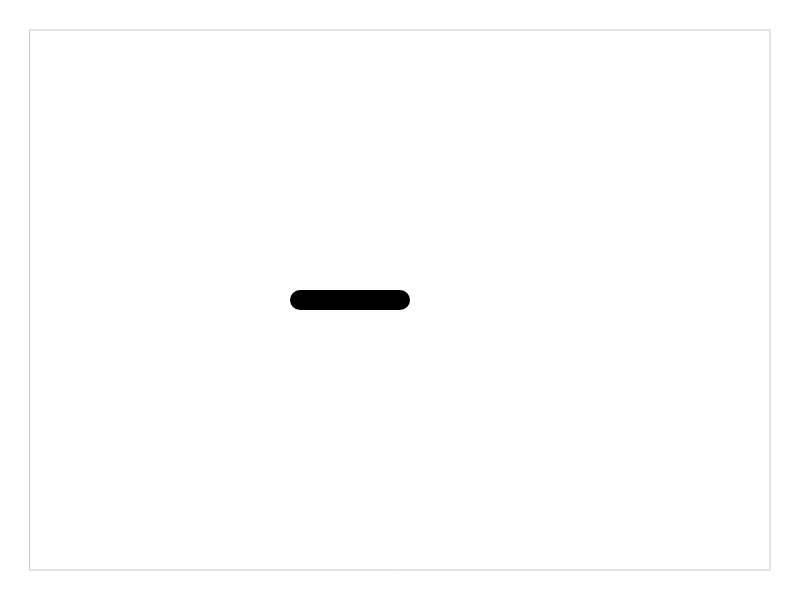
Frame 1 (no input)
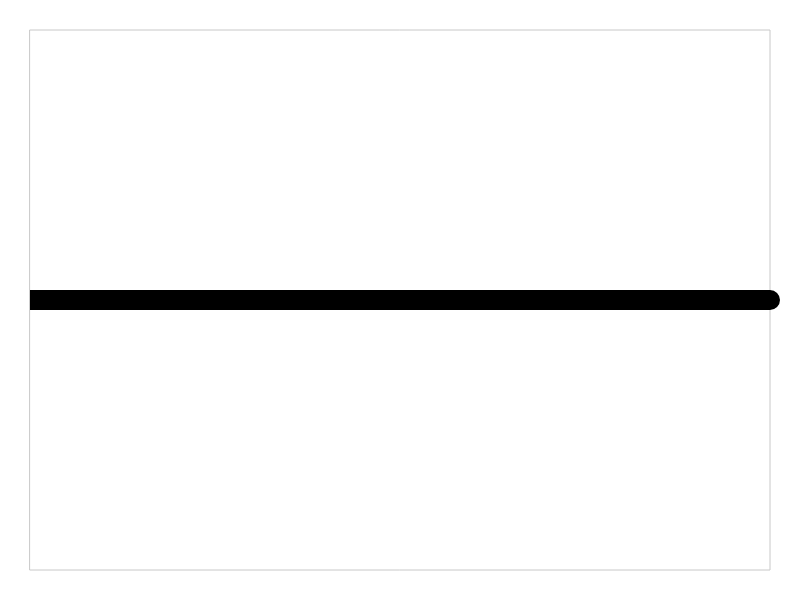
Frame 60 (no input)
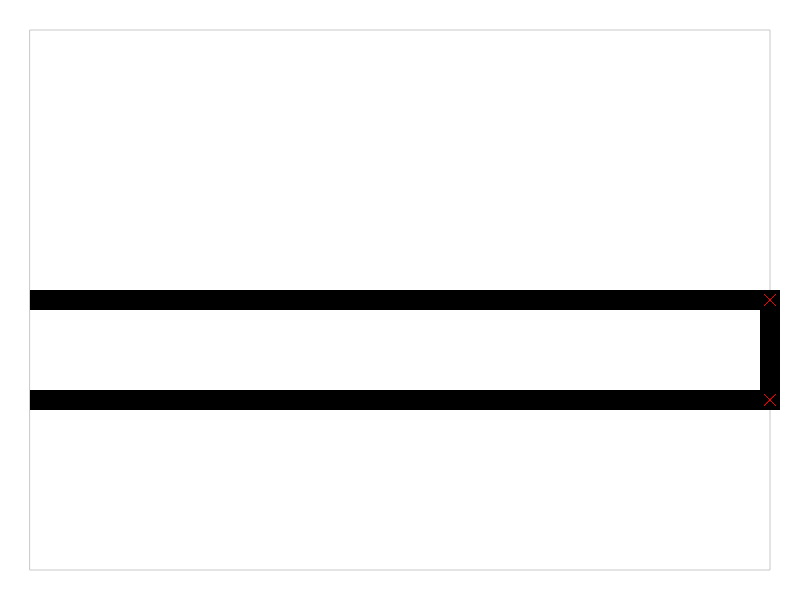
Frame 120 (the mouse pressed at the canvas centre since frame 60)

The p5.js sketch that drew these frames (run headless with seeded random() and noise() and a simulated clock; from frame 60 on, the mouse is pressed at the canvas centre):

// p5.js sketch
// ── sketch.js
let snakes = [];
const MIN_THICKNESS = 10;
const INITIAL_THICKNESS = 20;
const INITIAL_LENGTH = 500;
const SPEED = 100;
const DIRECTION_CHANGE_INTERVAL = 1000;
const SPLIT_DELAY = 1000;
const BOUNDARY_MARGIN = 30;

const DIRECTIONS = [
  { x: 1, y: 0 }, { x: 0, y: 1 }, 
  { x: -1, y: 0 }, { x: 0, y: -1 }
];

class Snake {
  constructor(x, y, dirIndex, length, thickness) {
    this.points = [{x, y}];
    this.dirIndex = dirIndex;
    this.thickness = thickness;
    this.length = length;
    this.markedForSplit = null;
    this.intersectionPoints = [];
    this.lastDirectionChange = millis();
  }

  move() {
    if (millis() - this.lastDirectionChange > DIRECTION_CHANGE_INTERVAL) {
      this.dirIndex = (this.dirIndex + (Math.random() < 0.5 ? 1 : -1)) & 3;
      this.lastDirectionChange = millis();
    }

    let newX = this.points[0].x + DIRECTIONS[this.dirIndex].x * SPEED;
    let newY = this.points[0].y + DIRECTIONS[this.dirIndex].y * SPEED;

    // Boundary check with margin
    newX = constrain(newX, BOUNDARY_MARGIN, width - BOUNDARY_MARGIN);
    newY = constrain(newY, BOUNDARY_MARGIN, height - BOUNDARY_MARGIN);

    // Change direction if hitting boundary
    if (newX <= BOUNDARY_MARGIN || newX >= width - BOUNDARY_MARGIN) {
      this.dirIndex = this.dirIndex === 0 ? 2 : 0;
    }
    if (newY <= BOUNDARY_MARGIN || newY >= height - BOUNDARY_MARGIN) {
      this.dirIndex = this.dirIndex === 1 ? 3 : 1;
    }

    this.points.unshift({x: newX, y: newY});
    if (this.points.length > this.length) {
      this.points.pop();
    }
  }

  checkIntersection(otherSnake) {
    if (this.thickness <= MIN_THICKNESS) return null;
    
    for (let i = 1; i < this.points.length; i++) {
      const p1 = this.points[i-1];
      const p2 = this.points[i];
      
      for (let j = 1; j < otherSnake.points.length; j++) {
        const p3 = otherSnake.points[j-1];
        const p4 = otherSnake.points[j];
        
        const intersection = getIntersection(p1, p2, p3, p4);
        if (intersection && 
            (this !== otherSnake || j < i - 10)) {
          return intersection;
        }
      }
    }
    return null;
  }

  draw() {
    strokeWeight(this.thickness);
    stroke(0);
    noFill();
    beginShape();
    for (const p of this.points) {
      vertex(p.x, p.y);
    }
    endShape();
    
    strokeWeight(1);
    stroke(255, 0, 0);
    for (const point of this.intersectionPoints) {
      push();
      translate(point.x, point.y);
      line(-5, -5, 5, 5);
      line(-5, 5, 5, -5);
      pop();
    }
  }
}

function getIntersection(p1, p2, p3, p4) {
  const denominator = (p4.y - p3.y) * (p2.x - p1.x) - (p4.x - p3.x) * (p2.y - p1.y);
  if (denominator === 0) return null;
  
  const ua = ((p4.x - p3.x) * (p1.y - p3.y) - (p4.y - p3.y) * (p1.x - p3.x)) / denominator;
  const ub = ((p2.x - p1.x) * (p1.y - p3.y) - (p2.y - p1.y) * (p1.x - p3.x)) / denominator;
  
  if (ua < 0 || ua > 1 || ub < 0 || ub > 1) return null;
  
  return {
    x: p1.x + ua * (p2.x - p1.x),
    y: p1.y + ua * (p2.y - p1.y)
  };
}

function splitSnake(snake, intersection) {
  const newThickness = snake.thickness * 0.8;
  if (newThickness < MIN_THICKNESS) return;
  
  let splitIndex = 0;
  let minDist = Infinity;
  
  for (let i = 0; i < snake.points.length; i++) {
    const dist = Math.hypot(
      snake.points[i].x - intersection.x,
      snake.points[i].y - intersection.y
    );
    if (dist < minDist) {
      minDist = dist;
      splitIndex = i;
    }
  }
  
  const snake1Points = snake.points.slice(0, splitIndex);
  const snake2Points = snake.points.slice(splitIndex);
  
  const snake1 = new Snake(
    snake1Points[0].x,
    snake1Points[0].y,
    snake.dirIndex,
    snake1Points.length,
    newThickness
  );
  snake1.points = snake1Points;
  
  const snake2 = new Snake(
    snake2Points[0].x,
    snake2Points[0].y,
    (snake.dirIndex + 2) & 3,
    snake2Points.length,
    newThickness
  );
  snake2.points = snake2Points;
  
  snakes = snakes.filter(s => s !== snake);
  snakes.push(snake1, snake2);
}

function setup() {
  createCanvas(800, 600);
  background(255);
  
  snakes.push(new Snake(
    width/2,
    height/2,
    floor(random(4)),
    INITIAL_LENGTH,
    INITIAL_THICKNESS
  ));
}

function draw() {
  background(255);
  
  // Draw boundary
  noFill();
  strokeWeight(1);
  stroke(200);
  rect(BOUNDARY_MARGIN, BOUNDARY_MARGIN, 
       width - 2 * BOUNDARY_MARGIN, 
       height - 2 * BOUNDARY_MARGIN);
  
  for (const snake of snakes) {
    snake.move();
    
    for (const otherSnake of snakes) {
      const intersection = snake.checkIntersection(otherSnake);
      if (intersection) {
        snake.intersectionPoints.push(intersection);
        if (!snake.markedForSplit) {
          snake.markedForSplit = {
            time: millis(),
            point: intersection
          };
        }
      }
    }
    
    if (snake.markedForSplit && 
        millis() - snake.markedForSplit.time > SPLIT_DELAY) {
      splitSnake(snake, snake.markedForSplit.point);
    }
    
    snake.draw();
  }
}
